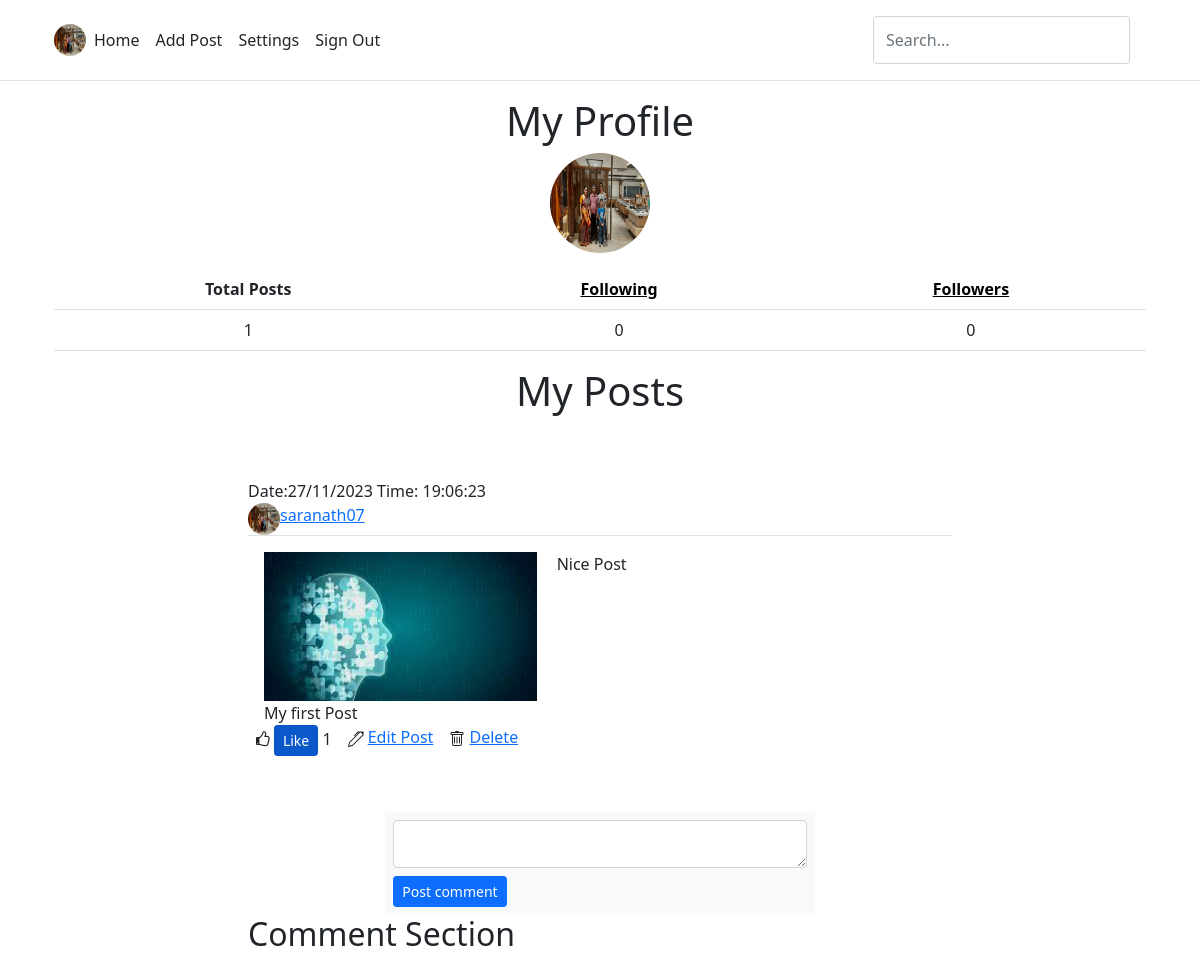
The app's page /my_profile/saranath07 with its own data.
### application/models.py (models this page shows)
class User(db.Model):
    __tablename__ = "user"
    user_id = db.Column(db.Integer, primary_key = True, autoincrement = True)
    user_name = db.Column(db.String, nullable = False, unique = True)
    password = db.Column(db.String, nullable = False)
    email = db.Column(db.String, nullable = False)
    first_name = db.Column(db.String, nullable = False)
    last_name = db.Column(db.String)
    profile_pic = db.Column(db.Text)
    following = db.Column(db.Integer)
    followers = db.Column(db.Integer)
    posting = db.relationship("Posts", secondary = "UserPosts")

class Posts(db.Model):
    __tablename__ = "Posts"
    post_id = db.Column(db.Integer, primary_key = True, autoincrement = True)
    post_name = db.Column(db.String, nullable = False)
    post_caption = db.Column(db.String, nullable = False)
    post_image = db.Column(db.Text)
    date = db.Column(db.String)
    time = db.Column(db.String)
    post_like = db.Column(db.Integer)
    commenting = db.relationship("Comment", secondary = "PostComment")

### application/profile.py (the view)
@app.route("/my_profile/<user_name>")
def my_profile(user_name):
    sql = User.query.filter_by(user_name = user_name).first()
    if sql:
        user_id = sql.user_id
        total_posts = UserPosts.query.filter_by(user_id = user_id).all()
        total_following = Follow.query.filter_by(user_2 = user_name).all()
        total_followers = Follow.query.filter_by(user_1 = user_name).all()
        users = request.args.get('username')
        if users:
            user = User.query.filter(User.user_name.contains(users)).all()
            if user:
                return render_template("search.html", user = user, user_name = user_name,
                                            image = sql.profile_pic)
            return "User does not exist"
        uposts = UserPosts.query.filter_by(user_id = user_id).all()
        posts = []
        for post in uposts:
            x = Posts.query.filter_by(post_id = post.post_id).all()
            for i in x:
                comments = []
                y = PostComment.query.filter_by(post_id = i.post_id).all()
                for comment in y:
                    z = Comment.query.filter_by(comment_id = comment.comment_id).first()
                    w = User.query.filter_by(user_id = comment.user_id).first()
                    comments.append((z.comment, w.user_name, w.profile_pic, z.comment_like, z.comment_id))
                posts.append([i.post_name, i.post_caption, i.post_image, i.post_id, comments, i.post_like, i.date, i.time])
        return render_template("my_profile_1.html", posts = posts, total_posts = len(total_posts), foll1 = len(total_followers), foll2 = len(total_following)
                    ,user_name = sql.user_name, f_name = sql.first_name, l_name = sql.last_name, image = sql.profile_pic)
    return f"No user Found"

### templates/my_profile_1.html (shortened to what this page needs)
<!doctype html>
<html lang="en">
  <head>
    <link href="https://cdn.jsdelivr.net/npm/bootstrap@5.2.3/dist/css/bootstrap.min.css" rel="stylesheet">
    <link rel="stylesheet" href="https://cdn.jsdelivr.net/npm/bootstrap@5.0.0-beta1/dist/css/bootstrap.min.css">
    <link rel="stylesheet" href="https://cdn.jsdelivr.net/npm/bootstrap@5.0.0-beta1/dist/js/bootstrap.bundle.min.js">
    <link rel="stylesheet" href="https://cdnjs.cloudflare.com/ajax/libs/jquery/3.2.1/jquery.min.js">
    <link rel="stylesheet" href="https://use.fontawesome.com/releases/v5.7.2/css/all.css">
    <link rel="stylesheet" href="https://cdnjs.cloudflare.com/ajax/libs/font-awesome/4.7.0/css/font-awesome.min.css">
  </head>
  <body>
<main>
  <header class="p-3 mb-3 border-bottom">
    <div class="container">
      <div class="d-flex flex-wrap align-items-center justify-content-center justify-content-lg-start">
        <a>
          <img src="/static/{{image}}" alt="mdo" width="32" height="32" class="rounded-circle">
        </a>
        <ul class="nav col-12 col-lg-auto me-lg-auto mb-2 justify-content-center mb-md-0">
          <li><a href="/home_page/{{user_name}}" class="nav-link px-2 link-dark">Home</a></li>
          <li><a href="/add_post/{{user_name}}" class="nav-link px-2 link-dark">Add Post</a></li>
          <li><a href="/settings/{{user_name}}" class="nav-link px-2 link-dark">Settings</a></li>
          <li><a href="/logout" class="nav-link px-2 link-dark">Sign Out</a></li>
        </ul>
        <form method = "GET" class="col-12 col-lg-auto mb-3 mb-lg-0 me-lg-3" role="search">
          <input type="search" class="form-control" placeholder="Search..." aria-label="Search" name = "username">
        </form>
      </div>
    </div>
  </header>
  <div style="text-align:center;">
    <a>
        <h1>My Profile</h1>
        <img src="/static/{{image}}" alt="mdo" width="100" height="100" class="rounded-circle">
      </a>
      <div class="container">
        <table class="table">
            <tr>
                <th>
                Total Posts
            </th>
            <th>
                <a href="/{{user_name}}/followee/{{user_name}}" style="color: black;">Following</a>
            </th>
            <th>
              <a href="/{{user_name}}/followers/{{user_name}}" style="color: black;">Followers</a>
            </th>
        </tr>
            <tr>
                <td>
                {{total_posts}}
            </td>
            <td>
                {{foll1}}
            </td>
            <td>
                {{foll2}}
            </td>
            </tr>
    </table>
      </div>
      </div>
      <div class="d-flex justify-content-center"><h1>My Posts</h1></div>
        <div class="container mt-5">
          <div class="d-flex justify-content-center row">
              <div class="col-md-8">
                  <div class="d-flex flex-column comment-section">
                      <div class="bg-white p-2">
                        {% for post in posts |reverse %}
                        Date:{{post[6]}}   Time: {{post[7]}}
                        <div class="d-flex flex-row user-info"><img class="rounded-circle" src="/static/{{image}}" width="32" height="32" >
                          <div class="d-flex flex-column justify-content-start ml-2"><span class="d-block font-weight-bold name"><a href="/my_profile/{{user_name}}">{{user_name}}</a></span></div>
                      </div>
                        <div class="border-top">
                          <div class="row mt-3 ms-1">
                              <div class=" col-lg-5 mb-lg-0 mb-2 ms-0 photo">
                                  <img src="/static/{{post[2]}}"
                                      alt="" class="w-100 h-100">
                                    <label for="">{{post[0]}}</label>
                              </div>
                              <div class="col-lg-7 col-12 d-flex flex-column px-0">
                                  <div class="px-lg-2  pb-4 textmuted">
                                    {{post[1]}}
                                  </div>
                              </div>
                          </div>
                      </div>
                      <div class="bg-white" class="d-flex justify-content-center row">
                        <div class="d-flex flex-row fs-12">
                            <div class="like p-2 cursor"><i class="fa fa-thumbs-o-up"></i><span class="ml-1"> <a href="/{{user_name}}/like/{{post[3]}}" class="btn btn-primary btn-lg active btn-sm" role="button" aria-pressed="true"> Like</a>  {{post[5]}}</span></div>
                            <div class="like p-2 cursor"><span class="ml-1"> <a href="/{{user_name}}/edit_post/{{post[3]}}"> Edit Post</a></span></div>
                            <div class="like p-2 cursor"> <a href="/{{user_name}}/delete_post/{{post[3]}}"> Delete</a></div>
                        </div>
                      <div class="bg-white" class="d-flex justify-content-center row">
                        <div class="container mt-5">
                          <div class="d-flex justify-content-center row">
                              <div class="col-md-8">
                                  <div class="d-flex flex-column comment-section">
                                      <form action="/comment/{{user_name}}/{{post[3]}}" method="POST" id="comment-form" >
                                      <div class="bg-light p-2">
                                          <div class="d-flex flex-row align-items-start"><textarea class="form-control ml-1 shadow-none textarea" name="comment"></textarea></div>
                                          <div class="mt-2 text-right"><button class="btn btn-primary btn-sm shadow-none" type="submit">Post comment</button></div>
                                      </div>
                                      </form>
                                  </div>
                              </div>
                          </div>
                      </div>
                        <h2>Comment Section</h2>
                    </div>
                          {% endfor %}
                      </div>
                  </div>
              </div>
          </div>
          </div>
  </div>
</main>
  </body>
</html>

### templates/my_profile_1.html (style rules this page uses)
body { background-color: #eee; }
.form-control { height: 48px; border-radius: 25px; }

### records on screen
User: profile_pic (picture), user_name "saranath07"
Posts: date "27/11/2023", time "19:06:23", profile_pic (picture), post_image (picture), post_name "My first Post", post_caption "Nice Post", post "1"

### other values on screen
{{ total_posts }} "1"
{{ foll1 }} "0"
{{ foll2 }} "0"
